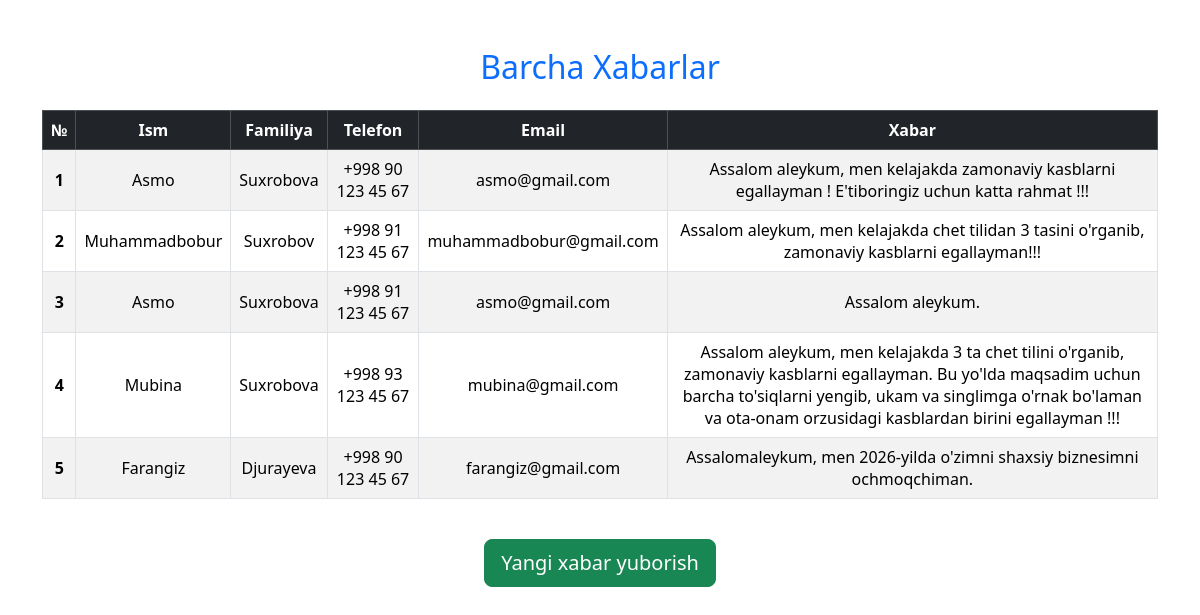
/xabarlar/, run on the app's committed database.
### contact_form/models.py (models this page shows, shortened)
class ContactMessage(models.Model):
    first_name = models.CharField(max_length=50)
    last_name = models.CharField(max_length=50)
    phone = models.CharField(max_length=20)
    email = models.EmailField()
    message = models.TextField()
    created_at = models.DateTimeField(auto_now_add=True)

### contact_form/views.py (the view)
# urls.py: path('xabarlar/', messages_list, name='messages'),
def messages_list(request):
    messages = ContactMessage.objects.all()
    return render(request, 'contact_form/messages.html', {'messages': messages})

### contact_form/templates/contact_form/messages.html
<link href="https://cdn.jsdelivr.net/npm/bootstrap@5.3.2/dist/css/bootstrap.min.css" rel="stylesheet">
<div class="container py-5">
    <h2 class="mb-4 text-center text-primary">Barcha Xabarlar</h2>
    <div class="table-responsive">
        <table class="table table-bordered table-striped table-hover align-middle">
            <thead class="table-dark text-center">
                <tr>
                    <th scope="col">№</th>
                    <th scope="col">Ism</th>
                    <th scope="col">Familiya</th>
                    <th scope="col">Telefon</th>
                    <th scope="col">Email</th>
                    <th scope="col">Xabar</th>
                </tr>
            </thead>
            <tbody>
                {% for msg in messages %}
                <tr class="text-center">
                    <th scope="row">{{ forloop.counter }}</th>
                    <td>{{ msg.first_name }}</td>
                    <td>{{ msg.last_name }}</td>
                    <td>{{ msg.phone }}</td>
                    <td>{{ msg.email }}</td>
                    <td>{{ msg.message }}</td>
                </tr>
                {% empty %}
                <tr>
                    <td colspan="6" class="text-center text-muted">Hali xabarlar yo‘q.</td>
                </tr>
                {% endfor %}
            </tbody>
        </table>
    </div>
    <div class="text-center mt-4">
        <a href="{% url 'contact' %}" class="btn btn-success btn-lg">Yangi xabar yuborish</a>
    </div>
</div>

### data on the page
ContactMessage: first_name "Asmo", last_name "Suxrobova", phone "+998 90 123 45 67", email "asmo@gmail.com", message "Assalom aleykum, men kelajakda zamonaviy kasblarni egallayman ! E'tiboringiz uchun katta rahmat !!!"
ContactMessage: first_name "Muhammadbobur", last_name "Suxrobov", phone "+998 91 123 45 67", email "muhammadbobur@gmail.com", message "Assalom aleykum, men kelajakda chet tilidan 3 tasini o'rganib, zamonaviy kasblarni egallayman!!!"
ContactMessage: first_name "Asmo", last_name "Suxrobova", phone "+998 91 123 45 67", email "asmo@gmail.com", message "Assalom aleykum."
ContactMessage: first_name "Mubina", last_name "Suxrobova", phone "+998 93 123 45 67", email "mubina@gmail.com", message "Assalom aleykum, men kelajakda 3 ta chet tilini o'rganib, zamonaviy kasblarni egallayman. Bu yo'lda maqsadim uchun barcha to'siqlarni yengib, ukam va singlimga o'rnak bo'laman va ota-onam orzusidagi kasblardan birini egallayman !!!"
ContactMessage: first_name "Farangiz", last_name "Djurayeva", phone "+998 90 123 45 67", email "farangiz@gmail.com", message "Assalomaleykum, men 2026-yilda o'zimni shaxsiy biznesimni ochmoqchiman."
